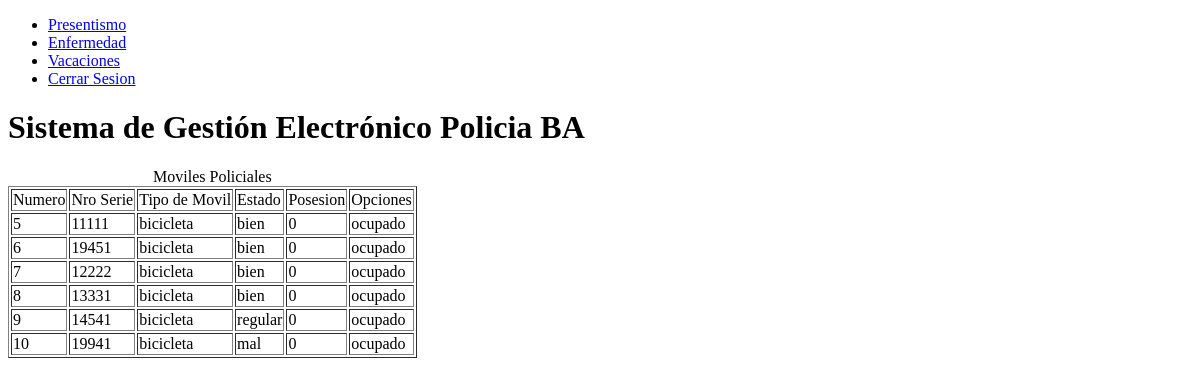
Before: /usuarios/bicicletas.php (signed in) with the older database file.
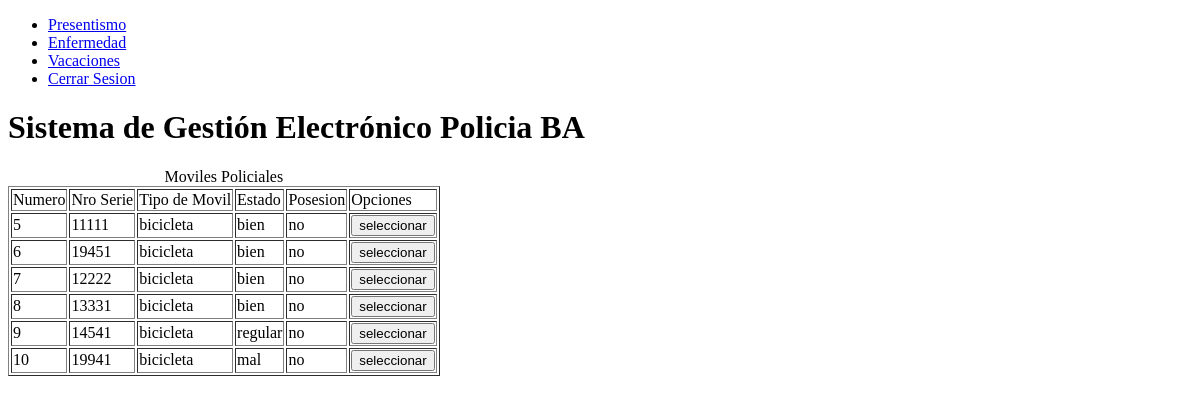
After: the same page with the newer database file.
### tables this page shows
CREATE TABLE `moviles` (
  `movil_id` int(11) NOT NULL,
  `nro_serie` int(11) NOT NULL,
  `tipo_movil` varchar(50) NOT NULL,
  `estado` varchar(50) NOT NULL,
  `posesion` varchar(5) NOT NULL,
  `fecha_borrado` date DEFAULT NULL
);

### usuarios/bicicletas.php (the view, shortened to what this page needs)
<?php
    include("../conexion.php");
    $sql = "SELECT movil_id,nro_serie,tipo_movil,estado,posesion FROM moviles
    where   estado <> 'radiado' and (tipo_movil = 'bicicleta')  order by movil_id asc";
    $rta = mysqli_query($conexion,$sql) or
    die("Problemas en el select:".mysqli_error($conexion));
?>
<!DOCTYPE html>
<html lang="en">
<head>
</head>
<body>
        <ul>
            <li><a href="index.php">Presentismo</a></li>
            <li><a href="enfermedad.php">Enfermedad</a></li>
            <li><a href="vacaciones.php">Vacaciones</a></li>
            <li><a href="../cerrar_session.php">Cerrar Sesion</a></li>
        </ul>
        <h1>Sistema de Gestión Electrónico Policia BA</h1>
        <table border="1">
        <caption>Moviles Policiales</caption>
            <tr>
                <td>Numero</td>
                <td>Nro Serie</td>
                <td>Tipo de Movil</td>
                <td>Estado</td>
                <td>Posesion</td>
                <td>Opciones</td>
            </tr>
            <?php
                while($mostrar = mysqli_fetch_array($rta)){
            ?>
            <tr>
                <td><?php echo $mostrar['movil_id']?></td>
                <td><?php echo $mostrar['nro_serie']?></td>
                <td><?php echo $mostrar['tipo_movil']?></td>
                <td><?php echo $mostrar['estado']?></td>
                <td><?php echo $mostrar['posesion']?></td>
                    <form method="POST">
                        <td>
                            <?php
                                if($mostrar['posesion']=="no"){
                            ?>
                                <input type="submit" value="seleccionar" name="seleccionar">
                            <?php
                                }
                                else echo "ocupado";
                            ?>
                        </td>
                    </form>
            </tr>
            <?php
                }
            ?>
        </table>
</body>
</html>

Changed rows visible on the page:
changed moviles id 5: posesion "0" → "no"; seleccionar (not shown) → "seleccionar"; no longer shows "ocupado"
changed moviles id 6: posesion "0" → "no"; seleccionar (not shown) → "seleccionar"; no longer shows "ocupado"
changed moviles id 7: posesion "0" → "no"; seleccionar (not shown) → "seleccionar"; no longer shows "ocupado"
changed moviles id 8: posesion "0" → "no"; seleccionar (not shown) → "seleccionar"; no longer shows "ocupado"
changed moviles "regular": posesion "0" → "no"; seleccionar (not shown) → "seleccionar"; no longer shows "ocupado"
changed moviles "mal": posesion "0" → "no"; seleccionar (not shown) → "seleccionar"; no longer shows "ocupado"
